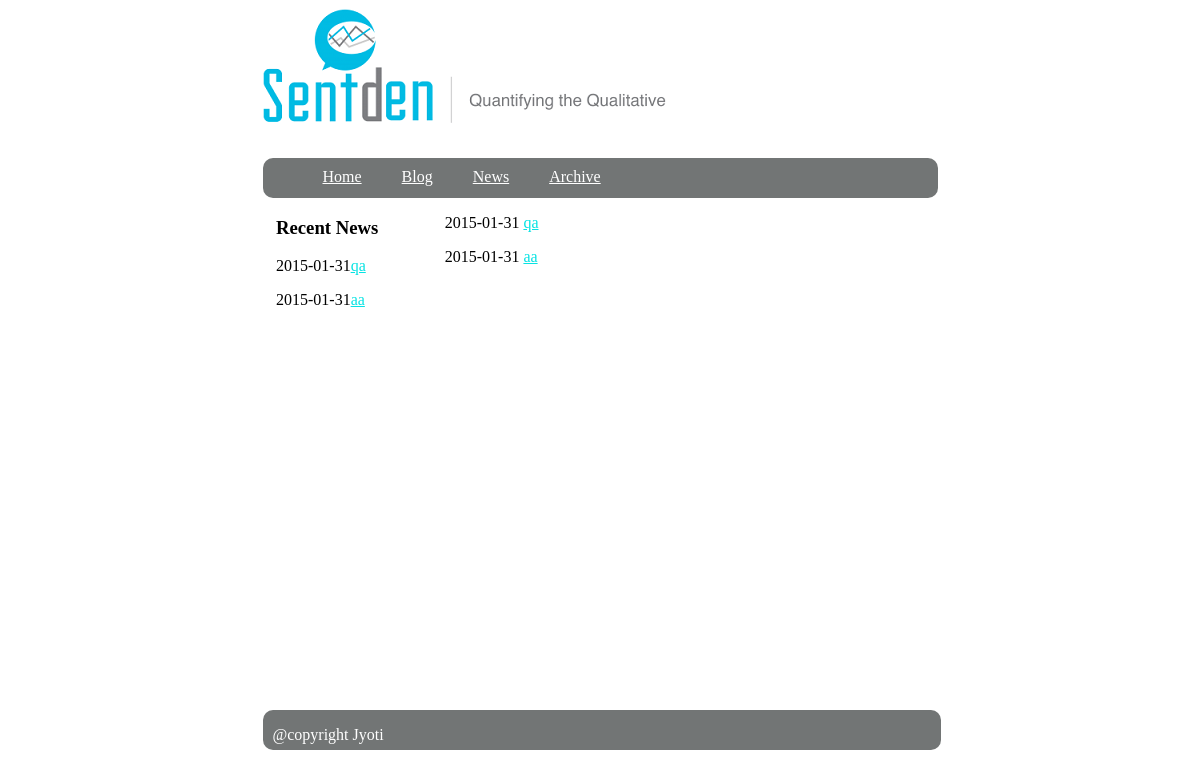
/blog/archives/, run on the app's committed database.
### blog/models.py (models this page shows, shortened)
class Post(models.Model):
	title=models.CharField(max_length=140)
	body=models.TextField()
	date=models.DateTimeField()

### blog/templates/archives.html
{% extends "base.html" %}
{% block content %}
{% for post in object_list %}
<p>{{post.date|date:"Y-m-d"}}  <a href="/blog/{{post.id}}">{{post.title}}</a></p>
{% endfor %}
{% endblock %}

### blog/templates/base.html (shortened to what this page needs)
<!DOCTYPE html>
<html>
	<head>
		<link rel="stylesheet" href="/static/css/style.css" type="text/css"/>
	</head>
	<body>
		<header id="header" class="">
			<image src="/static/img/templogo5.png"/>
			<nav class="navbar">
				<ul class="navlist">
					<li><a href="/blog">Home</a></li>
					<li><a href="/blog/">Blog</a></li>
					<li><a href="/blog/latestnews/">News</a></li>
					<li><a href="/blog/archives/">Archive</a></li>
				</ul>
			</nav>
		</header>
		<div class="body">
			<aside class="asidediv">
				<div>
					<article>
						<h3>Recent News</h3>
						{% for post in object_list %}
						<p>{{ post.date| date:"Y-m-d"}}<a href="/blog/{{post.id}}">{{post.title}}</a></p>
						{% endfor %}
					</article>
				</div>
			</aside>
			<div class="maindiv">
				<div class="contentdiv">
{% block content %}
{% endblock %}
				</div>
			</div>
		</div>
		<footer class="mainfooter">
			<p>@copyright Jyoti</p>
		</footer>
	</body>
</html>

### static/css/style.css (style rules this page uses)
html,body { margin: 0 auto; width:75%; height:100%; }
a, a:visited, a:hover { color:#07E3E3; }
.navbar { background-color:#727575; -webkit-border-radius:10px; height:40px; }
.navlist li { float:left; list-style:none; display:inline; margin-left:10px; }
.navlist li a, .navlist li a:visited, .navlist li a:link { color:#fff; display:block; padding:10px 20px 10px 10px; }
.asidediv { float:left; width:23%; margin-left:2%; margin-right:2%; }
p { word-break: break-all }
.body { min-height:64%; position:relative; }
.maindiv { float:right; width:73%; height: 100%; }
.mainfooter { clear:both; float:left; height:40px; width:99%; background-color:#727575; -webkit-border-radius:10px; padding-left:10px; bottom:0px; color:#fff; }

### data on the page
Post: date "2015-01-31", title "qa"
Post: date "2015-01-31", title "aa"
